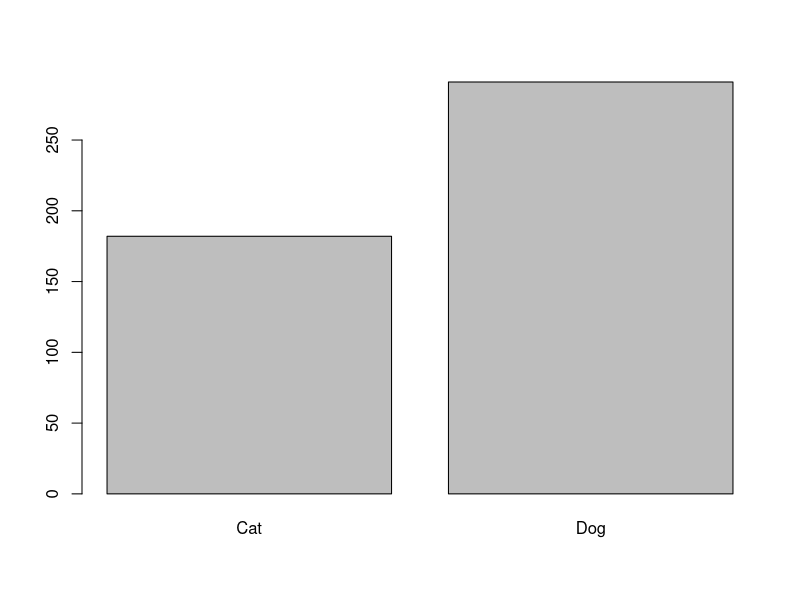
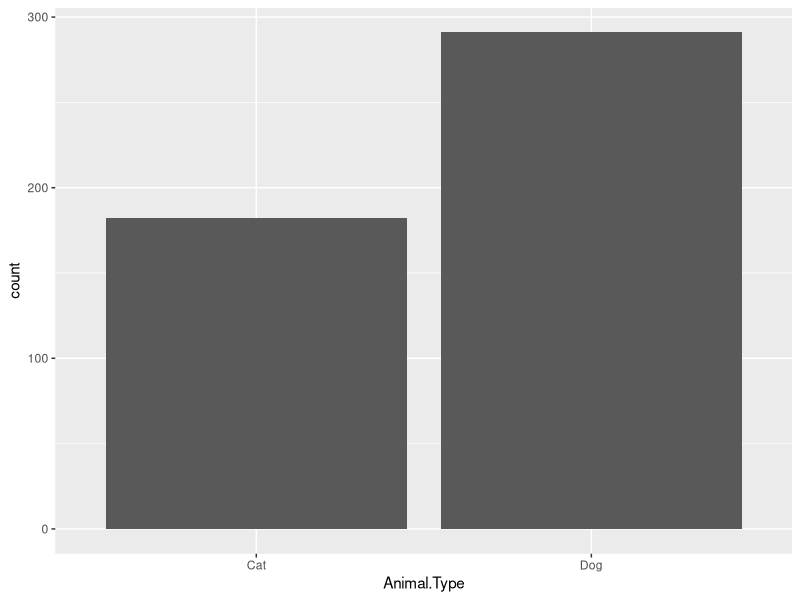
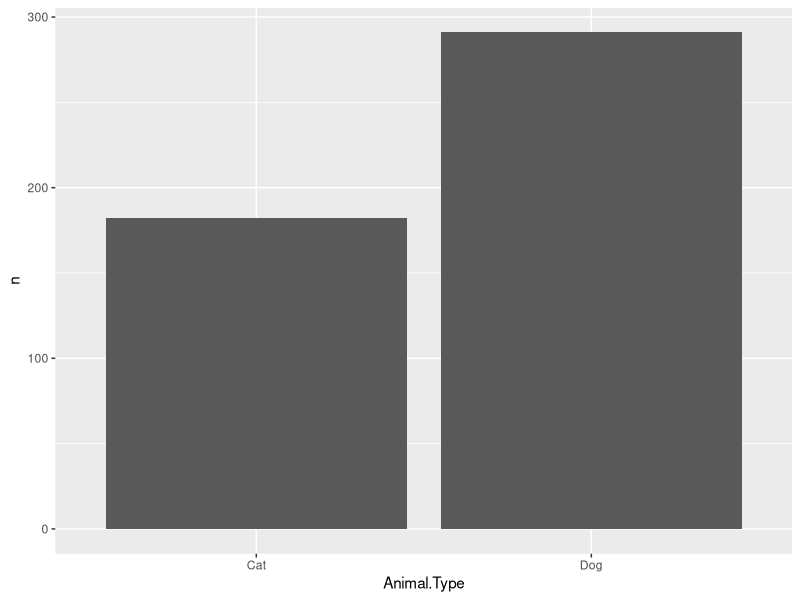

Write the R code that produced these figures, in order.
## ---- chunk 1
# wczytanie danych csv
animal <- read.csv('data/animal.csv')
# head pokazuje pierwsze 6 wierszy z tabeli
head(animal)
## ---- chunk 2
# funkcja table zlicza częstość występowania każdej grupy
animal_type_tabela <- table(animal$Animal.Type)
# rysowanie wykresu
barplot(animal_type_tabela)
## ---- chunk 3
# wczytanie bibliotek
library(ggplot2)
library(dplyr)

# prostsza wersja - geom_bar()
ggplot(animal, aes(x = Animal.Type))+
  geom_bar()

# trudniejsza wersja count + geom_col
tabela_animal_type <- count(animal, Animal.Type)
ggplot(tabela_animal_type, aes(x = Animal.Type, y = n))+
  geom_col()
